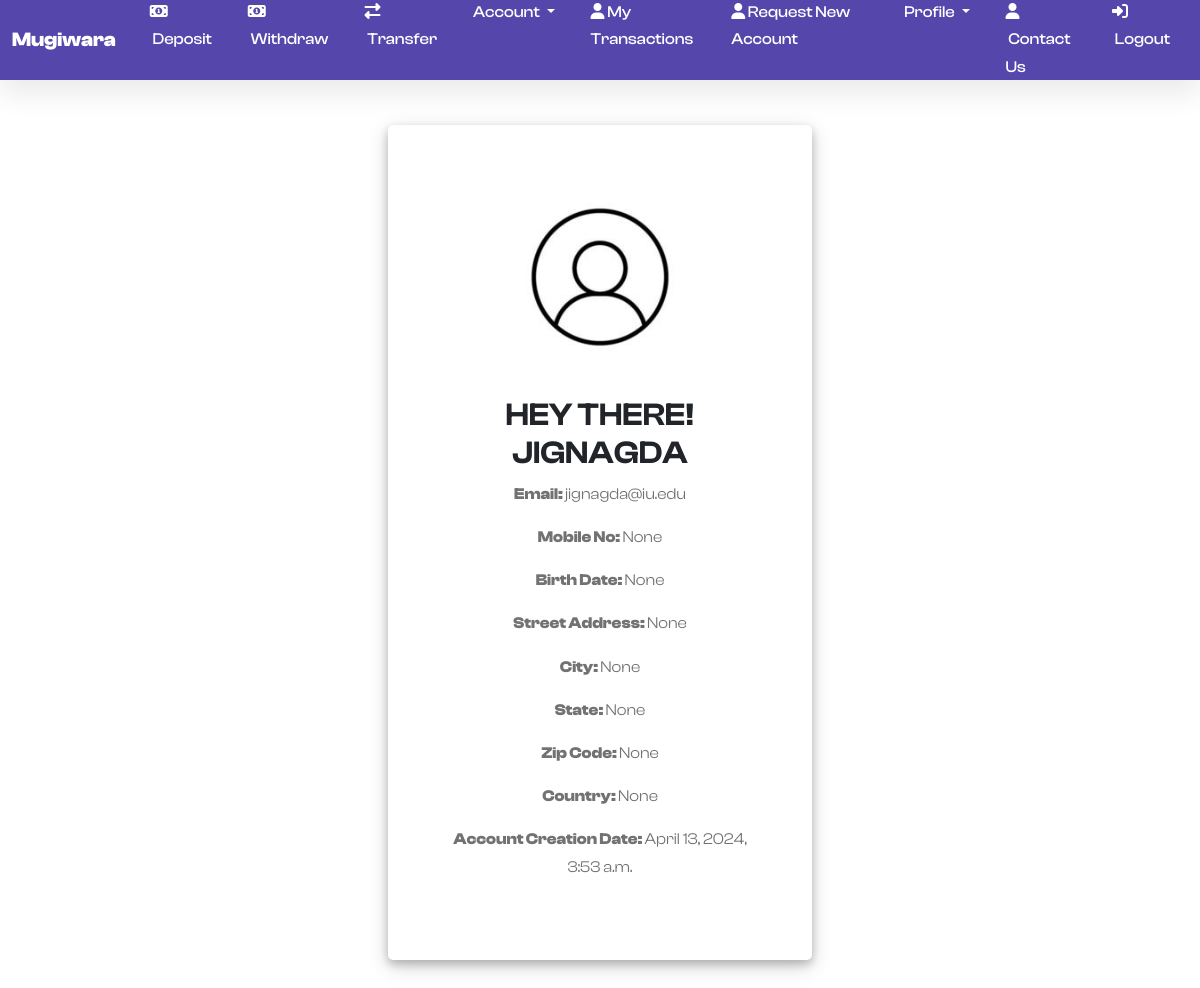
/profile/ (signed in), run on an earlier commit of the app's database.
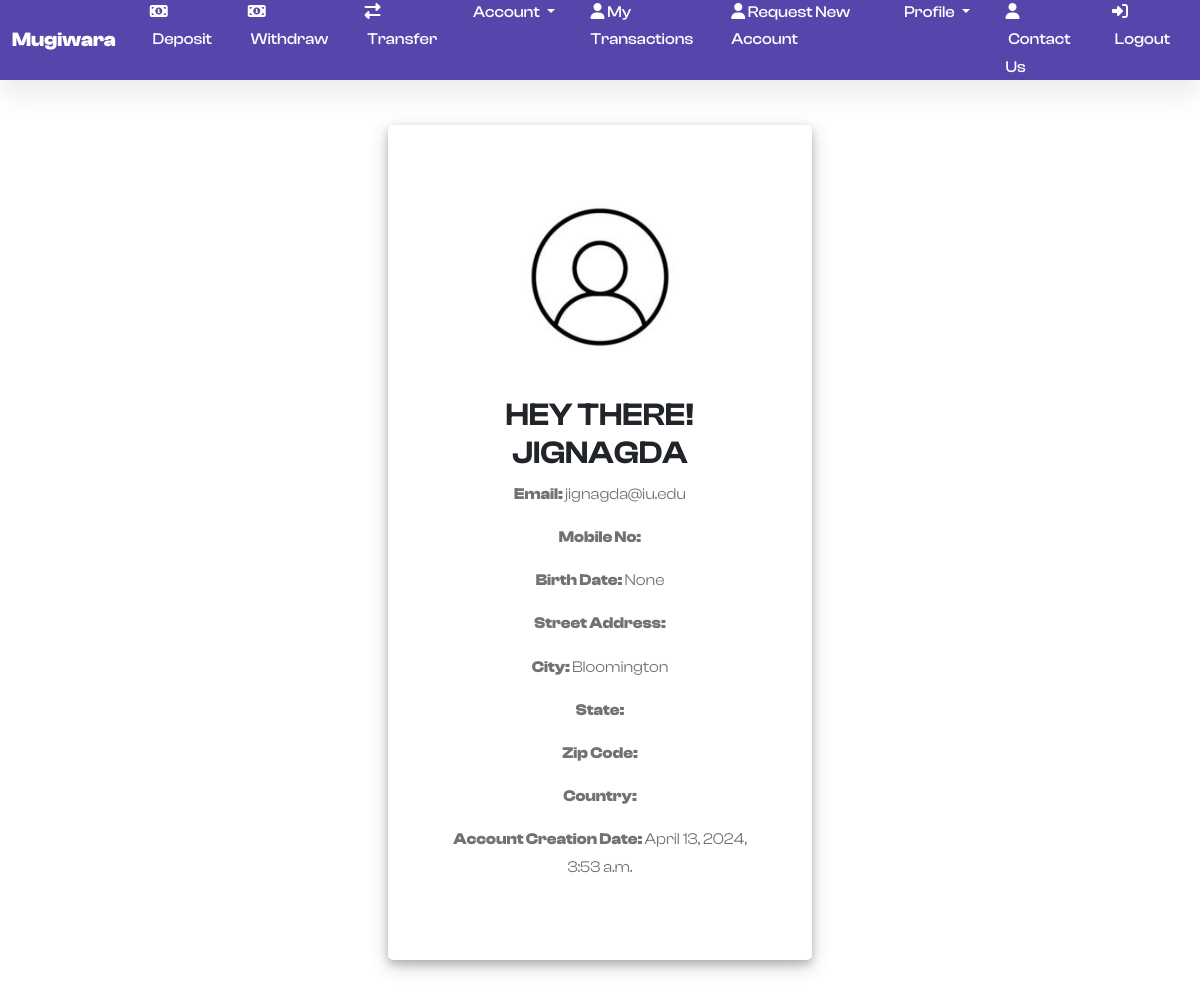
And on a later commit of the database.
### users/models.py (models this page shows, shortened)
class BankingUser(models.Model):
    User_types = {
        'iu_re': 'Regular Employee',
        'iu_sm': 'System Manager',
        'iu_sa': 'System Administrator',
        'eu_cust': 'Customer',
        'eu_mo': 'Merchant/Organization',
    }
    modification_status = {
        'pending': 'Waiting for Approval',
        'rejected': 'Rejected',
        'approved': 'Approved'
    }
    requesting_deletion = {
        'yes': 'Yes',
        'no': 'No'
    }
    user = models.OneToOneField(User, on_delete = models.CASCADE, related_name = 'user')
    usertype = models.CharField(max_length = 256, choices = User_types)
    dob = models.DateField(default = None, blank = True, null = True)
    mobile_number = models.CharField(max_length = 256, default=None, blank=True, null = True)
    street_address = models.CharField(max_length = 512, default=None, blank=True, null = True)
    city = models.CharField(max_length = 128, default=None, blank=True, null = True)
    state = models.CharField(max_length = 128, default=None, blank=True, null = True)
    zip_code = models.CharField(max_length = 10, default=None, blank=True, null = True)
    country = models.CharField(max_length = 256, default=None, blank=True, null = True)
    account_created = models.DateTimeField(auto_now_add = True, null = True)
    user_handler = models.ForeignKey("BankingUser", on_delete = models.CASCADE, related_name = 'internal_user', blank=True, null = True)
    pd_modification_status = models.CharField(max_length = 128, choices = modification_status, blank=True, null = True)
    pd_modified = models.DateTimeField(auto_now = True, blank=True, null = True)
    deletion = models.CharField(max_length = 128, choices = requesting_deletion, blank=True, null = True, default = 'no')
    deletion_status = models.CharField(max_length = 128, choices = modification_status, blank=True, null = True)

### users/views.py (the view)
# urls.py: path('profile/', views.profile, name = 'profile'),
@login_required
def profile(request):
    user = request.user
    banking_user = BankingUser.objects.get(user = user)
    context = {
        'user': user,
        'banking_user': banking_user,
    }
    return render(request, 'users/profile.html', context)

### users/templates/users/profile.html (shortened to what this page needs)
{% extends 'users/base.html' %}
{% load crispy_forms_tags %}
{% block content %}
<!DOCTYPE html>
<html lang="en">
<head>
    <link rel="stylesheet" href="../../static/users/asset/css/profile_update.css">
</head>
<body>
    <div class="container forget-password">
        <div class="row">
            <div class="col-md-12 col-md-offset-4">
                <div class="panel panel-default">
                    <div class="panel-body">
                        <div class="text-center">
                            <img src="../../static/users/asset/images/profile.jpeg" alt="profile-picture" border="0">
                            <h2 class="text-center text-uppercase">Hey There! {{ user }}</h2>
                            <p><strong>Email: </strong> {{ user.email }}</p>
                            <p><strong>Mobile No: </strong>{{ banking_user.mobile_number }}</p>
                            <p><strong>Birth Date: </strong>{{ banking_user.dob }}</p>
                            <p><strong>Street Address: </strong>{{banking_user.street_address}}</p>
                            <p><strong>City: </strong>{{banking_user.city}}</p>
                            <p><strong>State: </strong>{{banking_user.state}}</p>
                            <p><strong>Zip Code: </strong>{{banking_user.zip_code}}</p>
                            <p><strong>Country: </strong>{{banking_user.country}}</p>
                            <p><strong>Account Creation Date: </strong>{{banking_user.account_created}}</p>
                        </div>
                    </div>
                </div>
            </div>
        </div>
    </div>
</body>
</html>
{% endblock %}

What changed in the data, as far as the page shows it:
changed BankingUser "None": city "None" → "Bloomington"; mobile_number "None" → (not shown); street_address "None" → (not shown); state "None" → (not shown); zip_code "None" → (not shown); country "None" → (not shown)
